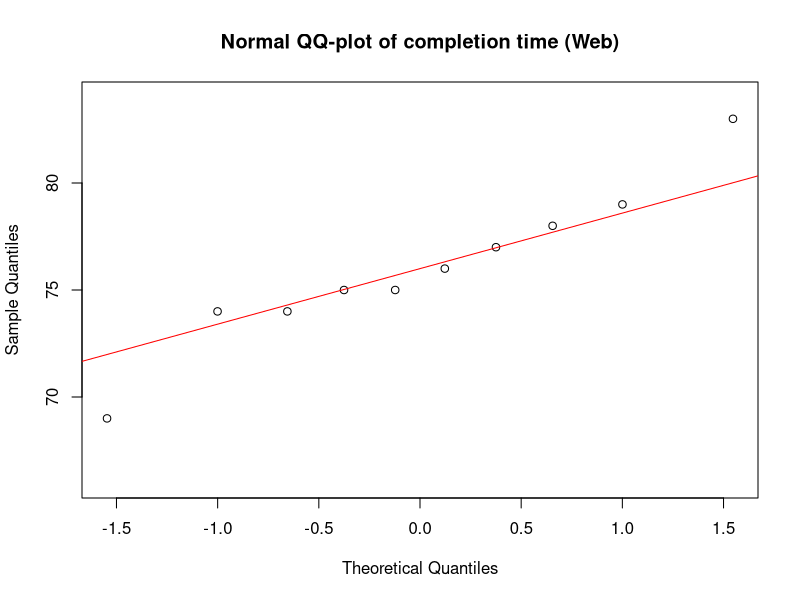
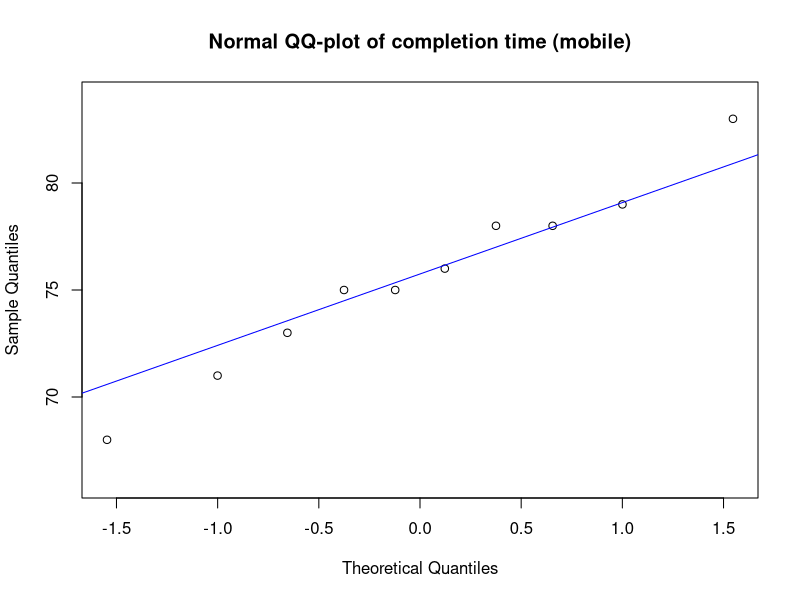
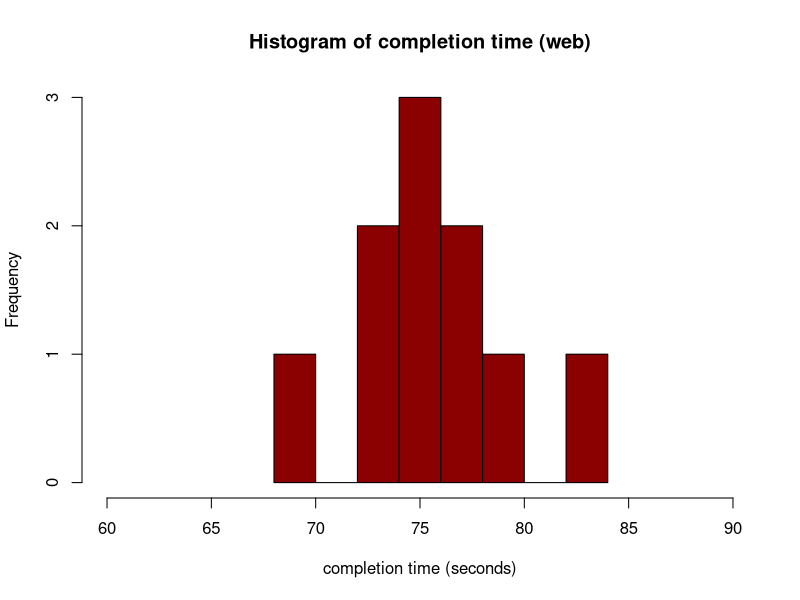
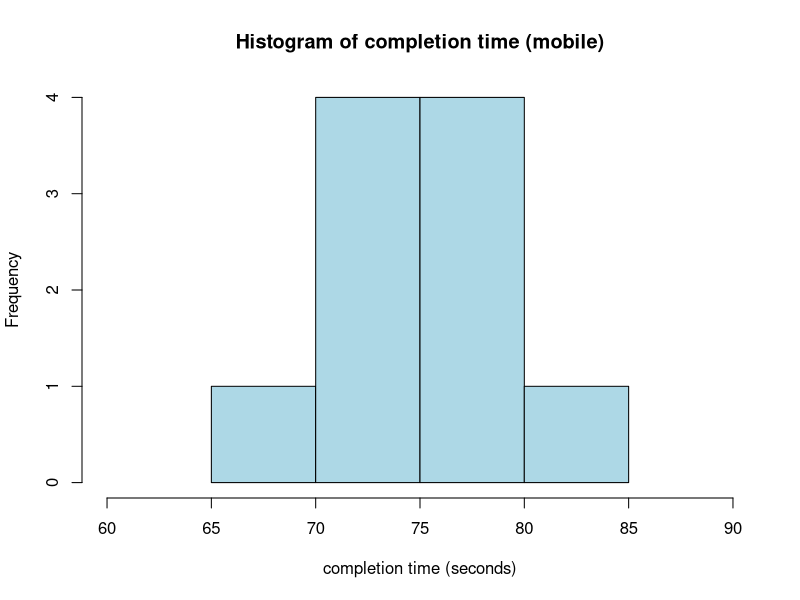
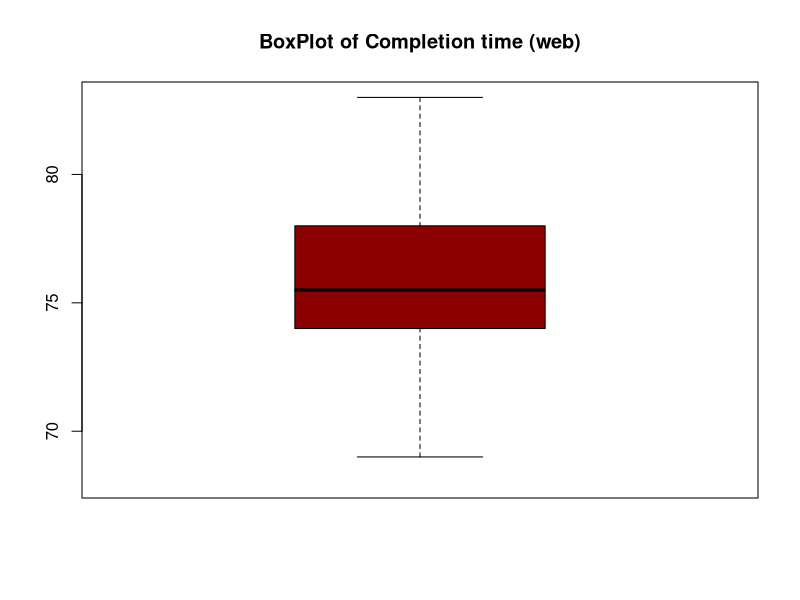
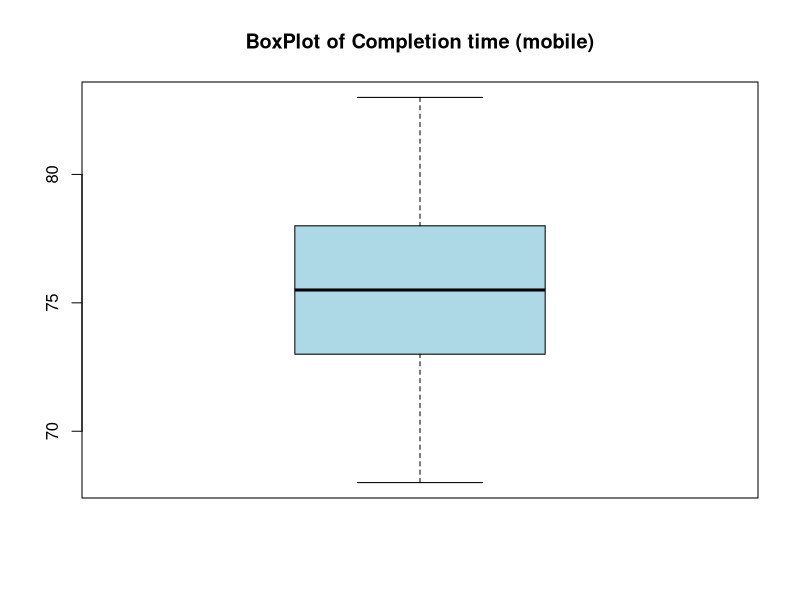

Source code (R) for these figures, in order:
#import data
task1web <- c(18,15,18,20,17,17,18,18,19,17)
task1mob <- c(16,18,18,19,17,18,17,17,18,19)
task2web <- c(20,16,19,19,20,21,20,19,20,21)
task2mob <- c(21,15,17,19,19,20,19,18,22,21)
task3web <- c(10,9,9,10,11,10,9,8,10,9)
task3mob <- c(9,8,8,10,10,8,9,7,9,8)
task4web <- c(15,16,18,14,15,14,13,15,17,15)
task4mob <- c(16,16,17,15,15,15,12,16,18,17)
task5web <- c(10,9,9,8,10,11,9,10,12,9)
task5mob <- c(10,8,9,9,10,10,9,11,10,9)
task6web <- c(5,4,3,3,4,6,5,5,5,4)
task6mob <- c(6,3,4,4,4,7,5,6,6,5)
totweb <- task1web+task2web+task3web+task4web+task5web+task6web
totmob <- task1mob+task2mob+task3mob+task4mob+task5mob+task6mob

#check normality with qq-plot
qqnorm(totweb,main="Normal QQ-plot of completion time (Web)",ylim=c(66,84))                   
qqline(totweb, col="red")
qqnorm(totmob,main="Normal QQ-plot of completion time (mobile)",ylim=c(66,84))
qqline(totmob, col="blue")
# 
# #check normality with histogram
hist(totweb, col="darkred",main = "Histogram of completion time (web)", xlab = "completion time (seconds)",xlim=c(60,90))     #overall web
hist(totmob, col="lightblue",main = "Histogram of completion time (mobile)", xlab = "completion time (seconds)",xlim=c(60,90))  #overall mobile

#check normality with boxplot
boxplot(totweb, col="darkred",main = "BoxPlot of Completion time (web)",ylim=c(68,83))     # overall web
boxplot(totmob, col="lightblue",main = "BoxPlot of Completion time (mobile)",ylim=c(68,83))  # overall mobile

#check normality with Shapiro–Wilk test
shapiro.test(totweb)  # p-value > .05     web is normal
shapiro.test(totmob)  # p-value > .05     mobile is normal
shapiro.test(task1web)  # p-value > .05 
shapiro.test(task1mob)  # p-value > .05 task1 is normal
shapiro.test(task2web)  # p-value > .05 
shapiro.test(task2mob)  # p-value > .05 task2 is normal
shapiro.test(task3web)  # p-value > .05 
shapiro.test(task3mob)  # p-value > .05 task3 is normal
shapiro.test(task4web)  # p-value > .05 
shapiro.test(task4mob)  # p-value > .05 task4 is normal
shapiro.test(task5web)  # p-value > .05 
shapiro.test(task5mob)  # p-value > .05 task5 is normal
shapiro.test(task6web)  # p-value > .05 
shapiro.test(task6mob)  # p-value > .05 task6 is normal



